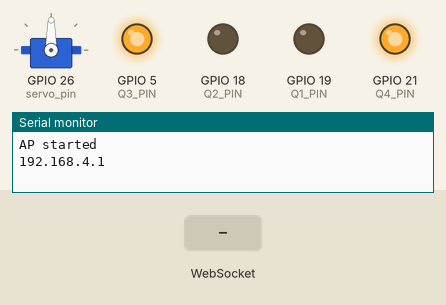
Recording of a sketch running on a simulated ESP32. Parts: servo, output pins drawn as LEDs (lit = HIGH), the last lines printed to the serial monitor. The inputs (shaded band) are chosen by the test bench.

Above: at 3.2 s.
3.3 s: WebSocket text "forward_start" received
At 3.9 s:
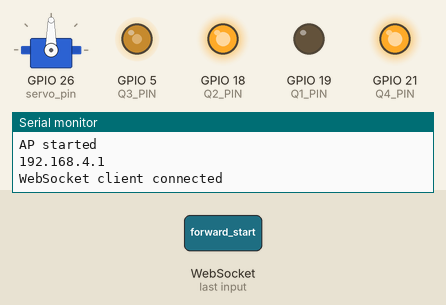
4.8 s: WebSocket text "back_start" received
At 6.0 s:
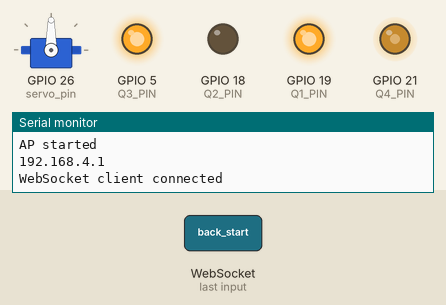
6.3 s: WebSocket text "forward_stop" received
At 7.4 s:
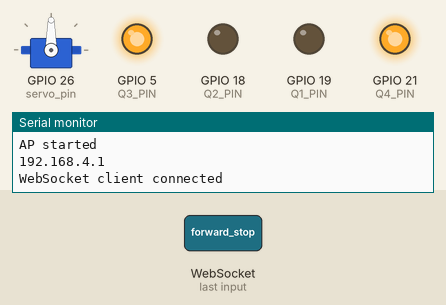
7.8 s: WebSocket text "rear_break" received
At 8.5 s:
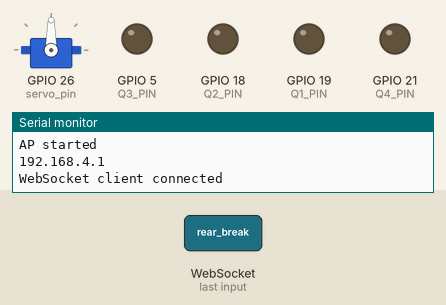
9.3 s: WebSocket text "left_start" received
At 9.7 s:
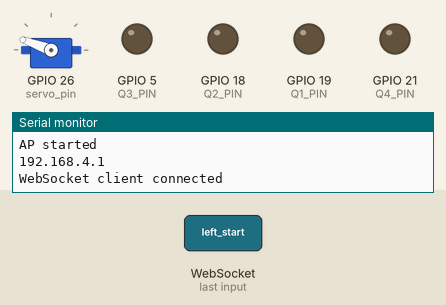
10.8 s: WebSocket text "back_stop" received
At 12.0 s:
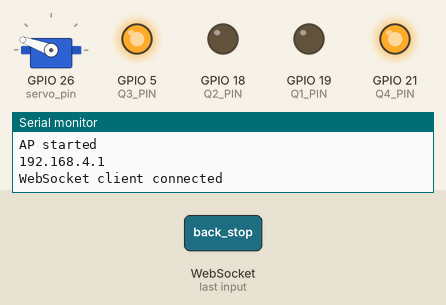
Timing chart, 0 to 13.3 s (numbered marks = the images above; inputs shaded):
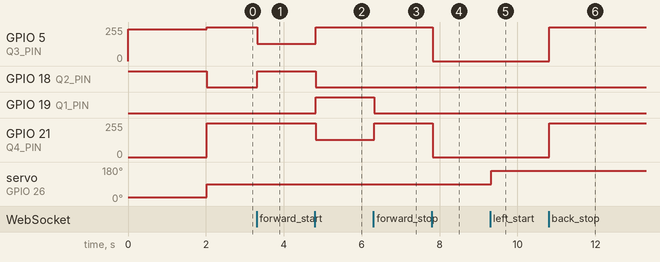

The sketch:

sketch_apr11a.ino
```cpp
#include <WiFi.h>
#include <ESPAsyncWebServer.h>  // Build in websocket support amazing
#include <AsyncTCP.h>           // Required for AsyncWebserver library
#include <ESP32Servo.h>

const char *ssid = "ESP32-AP";
const char *password = "Jay232323";

Servo servo;
// Published values for SG90 servos; adjust if needed
int minUs = 1000;
int maxUs = 2000;

int position = 0;  // variable to store the servo position

AsyncWebServer server(80);
AsyncWebSocket ws("/ws");

#define Q1_PIN 19  // BD140 (PNP) transistor for backward direction
#define Q2_PIN 18  // BD140 (PNP) transistor for forward direction
#define Q3_PIN 5   // BD139 (NPN) transistor for forward direction
#define Q4_PIN 21  // BD139 (NPN) transistor for backward direction
// #define left_pin 25   // Turn left side
// #define right_pin 26  // Turn right side
#define servo_pin 26

//Define PWM frequency
#define PWM_FREQUENCY 50000  // 50k is best 20k frequency is noise effective & 30k frequency give low rpm tourqe
#define PWM_RESOLUTION 8

int JumpStart_Value = 130;
int JumpStart_duty = 200;  // Set at which duty cycle you want JumpStart feature
int JumpStart_delay = 50;  // At very low speeds provide delay for JumpStart & get momentum
int speedValue = 128;      //LOW signal will control speed of motor so decreasing duty cytle increase speed

// Alternate Low as High & vice versa for polarity if BJT driver in use
// Becase the Opposites Transistors are use to drive Main H-Bridge
bool H = LOW;
bool L = HIGH;


//HTML Code file here
const char index_html[] PROGMEM = R"rawliteral(
<!DOCTYPE html>
<html lang="en">

<head>
    <meta charset="UTF-8">
    <meta name="viewport" content="width=device-width, initial-scale=1.0">
    <title>Remote for FPV car control</title>
    <!-- <script src="https://cdn.jsdelivr.net/npm/nipplejs@0.9.0"></script> -->
    <style>
        body {
            margin: 0;
            padding: 0px 20px;
            height: 100vh;
            width: 95vw;
            font-family: Arial, sans-serif;
            text-align: center;
        }

        /* .controls_container { */
        /* background-image: url(http://192.168.75.246:81/stream); */
        /* background-repeat: no-repeat; */
        /* background-position: center; */
        /* background-size: contain; */
        /* position: relative; */
        /* min-height: 240px; */
        /* } */

        #title {
            margin: 0px;
            padding: 0px;
        }


        .info {
            margin: 15px 0 0 0;
            display: flex;
            justify-content: space-between;
            height: 25px;

        }

        #status {
            padding: 5px;
            font-size: 16px;
            background-color: rgb(250, 33, 33);
            border-radius: 15px;
        }

        .curr_cmd_container {
            display: flex;
            justify-content: center;
            align-items: center;
            gap: 10px;
        }

        .controls_container {
            min-height: 240px;
            /* height: 50%; */
            height: 80vh;
            display: flex;
            flex-direction: column;
            align-items: center;
            justify-content: flex-end;
        }

        .controls_wraper {
            /* margin: vh; */
            /* display: grid; */
            /* grid-template-columns: repeat(3, 1fr); */
            /* gap: 10px; */
            width: 100%;
            display: flex;
            align-items: center;
            justify-content: space-between;
            /* gap: 100px; */
        }

        .Control_section1 {
            width: 33%;
            /* padding-right: 30px; */
            display: flex;
            justify-content: left;
            justify-content: center;
            gap: 10px;
        }

        .Control_section2 {
            width: 33%;
            position: relative;
        }

        .Control_section3 {
            width: 33%;
        }

        .video_container {
            transform: rotate(90deg);
        }

        .speed_control_container {
            /* width: 160px; */
            margin: 20px 0px 60px 0px;
        }

        .direction_control {
            margin: 0px 0px 70px 0px;
            display: flex;
            justify-content: center;
            gap: 10px;
        }

        .rear_control {
            display: flex;
            flex-direction: column;
            gap: 10px;
        }

        .controls_wraper button {
            user-select: none;
            height: 70px;
            width: 70px;
            font-size: 20px;
            padding: 15px;
            margin: 3px;
            color: white;
            border: none;
            border-radius: 10px;
        }

        #break_button {
            background-color: red;
        }

        .direction_control button {
            background-color: blue;
        }

        .break_container {
            display: flex;
            flex-direction: column;
            justify-content: center;
        }

        .rear_control button {
            background-color: blue;
        }

        .video_container img {
            height: 240px;
            width: 240px;
        }
    </style>
</head>

<body>

    <header>
        <h2 id="title">JetRay Controller</h2>
    </header>
    <main>
        <div class="info">
            <div id="status">Not Connected !</div>
            <div class="curr_cmd_container">
                <p>Command Send :</p>
                <p id="current_command">No Command yet</p>
            </div>
        </div>

        <!-- Control Buttons -->
        <div class="controls_container">
            <div class="controls_wraper">
                <div class="Control_section1">
                    <div class="rear_control">
                        <button ontouchstart="sendCommand('forward_start')"
                            ontouchend="sendCommand('forward_stop')">⬆️</button>
                        <button ontouchstart="sendCommand('back_start')"
                            ontouchend="sendCommand('back_stop')">⬇️</button>
                    </div>
                    <div class="break_container">
                        <button id="break_button" ontouchstart="sendCommand('rear_break')"
                            ontouchend="sendCommand('break_stop')">B</button>
                    </div>
                </div>
                <div class="Control_section2">
                    <!-- FPV Camera Feed -->
                    <div class="video_container">
                        <!-- Uncomment Below code while using Video -->
                        <img id="video" src="http://192.168.75.246:81/stream">
                    </div>
                </div>
                <div class="Control_section3">
                    <div class="speed_control_container">
                        <label for="speed">Speed Control: <span id="speedValue">128</span></label><br>
                        <input type="range" id="speed" min="0" max="255" value="128">
                    </div>
                    <div class="direction_control">
                        <button ontouchstart="sendCommand('left_start')"
                            ontouchend="sendCommand('left_stop')">⬅️</button>
                        <button ontouchstart="sendCommand('right_start')"
                            ontouchend="sendCommand('right_stop')">➡️</button>
                    </div>
                </div>
            </div>
        </div>
    </main>

    <script>
        let ws;

        function connectWebSocket() {
            ws = new WebSocket("ws://" + location.host + "/ws");

            ws.onopen = () => {
                document.getElementById("status").innerText = "Connected!";
                document.getElementById("status").style.backgroundColor = "green";
            };

            ws.onmessage = (event) => {
                console.log("Message from ESP32:", event.data);
                document.getElementById("status").innerText = event.data;
            };

            ws.onclose = () => {
                document.getElementById("status").innerText = "Disconnected!";
                document.getElementById("status").style.backgroundColor = "yellow";
                setTimeout(connectWebSocket, 2000); // Auto-reconnect after 2 seconds
            };
        }

        window.onload = connectWebSocket;

        function sendCommand(command) {
            if (ws.readyState === WebSocket.OPEN) {
                ws.send(command);
                console.log("Sent:", command);
            }
            document.getElementById("current_command").innerText = command;
            console.log(command);
        }

        // Speed Control
        let speedSlider = document.getElementById("speed");
        let speedValueDisplay = document.getElementById("speedValue");

        speedSlider.addEventListener("input", () => {
            let speed = speedSlider.value;
            speedValueDisplay.innerText = speed;
            sendCommand("speed:" + speed);
        });

        connectWebSocket();

        let keysPressed = {}; // Track keys to prevent repeated execution

        document.addEventListener("keydown", function (event) {
            if (!keysPressed[event.key]) { // Check if key is already pressed
                keysPressed[event.key] = true; // Mark key as pressed

                switch (event.key) {
                    case "w": case "ArrowUp":
                        sendCommand("forward_start");
                        console.log("Move forward");
                        break;
                    case "s": case "ArrowDown":
                        sendCommand("back_start");
                        console.log("Move Backwards");
                        break;
                    case "a": case "ArrowLeft":
                        sendCommand("left_start");
                        console.log("Move Left");
                        break;
                    case "d": case "ArrowRight":
                        sendCommand("right_start");
                        console.log("Move Right");
                        break;
                    case " ":
                        sendCommand("rear_break");
                        console.log("Brake Started");
                        break;
                    default:
                        console.log("Other key pressed: " + event.key);
                }
            }
        });

        document.addEventListener("keyup", function (event) {
            if (keysPressed[event.key]) { // Ensure key was pressed before releasing
                delete keysPressed[event.key]; // Remove key from tracking

                switch (event.key) {
                    case "w": case "ArrowUp":
                        sendCommand("forward_stop");
                        console.log("Stop forward");
                        break;
                    case "s": case "ArrowDown":
                        sendCommand("back_stop");
                        console.log("Stop Backwards");
                        break;
                    case "a": case "ArrowLeft":
                        sendCommand("left_stop");
                        console.log("Stop Left");
                        break;
                    case "d": case "ArrowRight":
                        sendCommand("right_stop");
                        console.log("Stop Right");
                        break;
                    case " ":
                        sendCommand("break_stop");
                        console.log("Stop Breaking");
                        break;
                    default:
                        console.log("Other key Released: " + event.key);
                }
            }
        });
    </script>

</body>

</html>
)rawliteral";


// Function for Forward Rear Action
void Forward_Rear(int duty_cycle) {
  // Forward direction: Q2 and Q3 ON
  digitalWrite(Q1_PIN, H);        // PMOS (Q1) OFF
  digitalWrite(Q2_PIN, L);        // PMOS (Q2) ON
  ledcWrite(Q3_PIN, duty_cycle);  // Control speed of NMOS (Q3) with PWM
  ledcWrite(Q4_PIN, 255);         // NMOS (Q4) OFF

  //JumpStart Feature for Very Low speeds
  if (duty_cycle >= JumpStart_duty && duty_cycle < 250) {
    ledcWrite(Q3_PIN, JumpStart_Value);
    delay(JumpStart_delay);  // Used JumpStart_delay variable to configure delay later
    ledcWrite(Q3_PIN, duty_cycle);
  }
}

// Function for Backward Rear Action
void Reverse_Rear(int duty_cycle) {
  // Backward direction: Q1 and Q4 ON
  digitalWrite(Q1_PIN, L);        // PMOS (Q1) ON
  digitalWrite(Q2_PIN, H);        // PMOS (Q2) OFF
  ledcWrite(Q3_PIN, 255);         // NMOS (Q3) OFF
  ledcWrite(Q4_PIN, duty_cycle);  // Control speed of NMOS (Q4) with PWM

  //JumpStart Feature for Very Low speeds
  if (duty_cycle >= JumpStart_duty && duty_cycle < 250) {
    ledcWrite(Q4_PIN, JumpStart_Value);
    delay(JumpStart_delay);  // Used JumpStart_delay variable to configure delay later
    ledcWrite(Q4_PIN, duty_cycle);
  }
}

// Function for Stopping Rear Action
void Rear_Stop() {
  digitalWrite(Q1_PIN, H);
  digitalWrite(Q2_PIN, H);
  ledcWrite(Q3_PIN, 255);
  ledcWrite(Q4_PIN, 255);
}

// Function for Dynamic Breaking (shorting Motor terminals via transistor to High side or Low side)
void Rear_Break() {
  // Turning ON both NPN Transistor
  digitalWrite(Q1_PIN, H);
  digitalWrite(Q2_PIN, H);
  ledcWrite(Q3_PIN, 0);  // Q3 ON
  ledcWrite(Q4_PIN, 0);  // Q4 ON
}

// Function to set steering at 0 degree
void Set_straight() {
  // digitalWrite(left_pin, LOW);
  // digitalWrite(right_pin, LOW);
  servo.write(90);
}

// Function to set steering left
void Left_Turn() {
  // digitalWrite(right_pin, LOW);
  // digitalWrite(left_pin, HIGH);
  servo.write(160);
}

//Function to set steering right
void Right_Turn() {
  // digitalWrite(left_pin, LOW);
  // digitalWrite(right_pin, HIGH);
  servo.write(20);  // Turn left
}

// Function to check Motor connection and working
void Hardware_check() {

  int delay_time = 10;
  pinMode(Q1_PIN, OUTPUT);
  pinMode(Q2_PIN, OUTPUT);
  // pinMode(left_pin, OUTPUT);
  // pinMode(right_pin, OUTPUT);

  digitalWrite(Q2_PIN, HIGH);
  for (int i = 10; i <= 200; i++) {
    ledcAttach(Q3_PIN, 100 * i, PWM_RESOLUTION);
    ledcWrite(Q3_PIN, 240);
    delay(delay_time);
  }
  // for (int i; i <= 100; i++) {
  //   ledcAttach(Q4_PIN, 1000 * i, PWM_RESOLUTION);
  //   digitalWrite(Q1_PIN, HIGH);
  //   ledcWrite(Q4_PIN, 230);
  //   delay(delay_time);
  //   digitalWrite(Q1_PIN, LOW);
  //   ledcWrite(Q4_PIN, 255);
  // }
  Left_Turn();
  delay(100);
  Right_Turn();
  delay(10);
}

// Function to send messages back to the user
void notifyClients(String message) {
  ws.textAll(message);  // This method is used to send message to client
}

// WebSocket Event Handler // Process Commands
void handleWebSocketMessage(void *arg, uint8_t *data, size_t len) {
  AwsFrameInfo *info = (AwsFrameInfo *)arg;
  if (info->final && info->index == 0 && info->len == len && info->opcode == WS_TEXT) {
    data[len] = 0;
    String command = (char *)data;

    // Rear Control Commands
    if (command == "forward_start") Forward_Rear(speedValue);
    else if (command == "back_start") Reverse_Rear(speedValue);
    else if (command == "forward_stop") Rear_Stop();
    else if (command == "back_stop") Rear_Stop();
    else if (command == "rear_break") Rear_Break();
    else if (command == "break_stop") Rear_Stop();  // You can use Rear Stop which will turn off all transistor

    // Direction Control Commands
    else if (command == "left_start") Left_Turn();
    else if (command == "right_start") Right_Turn();
    else if (command == "right_stop") Set_straight();
    else if (command == "left_stop") Set_straight();
    else if (command.startsWith("speed:")) {
      speedValue = command.substring(6).toInt();
      Serial.println("Speed set to: " + String(speedValue));
    }
  }
}

// Function to handle user HTTP requests & Websocket request
void onEvent(AsyncWebSocket *server, AsyncWebSocketClient *client,
             AwsEventType type, void *arg, uint8_t *data, size_t len) {
  if (type == WS_EVT_CONNECT) {
    Serial.println("WebSocket client connected");
  } else if (type == WS_EVT_DISCONNECT) {
    Serial.println("WebSocket client disconnected");
  } else if (type == WS_EVT_DATA) {
    handleWebSocketMessage(arg, data, len);
  }
}

void setup() {
  Serial.begin(115200);

  Hardware_check();  // run hardware check for hardware working

  // Set up Access Point
  WiFi.softAP(ssid, password);
  Serial.println("AP started");
  Serial.println(WiFi.softAPIP());

  // Set up websocket
  ws.onEvent(onEvent);
  server.addHandler(&ws);

  server.on("/", HTTP_GET, [](AsyncWebServerRequest *request) {
    request->send_P(200, "text/html", index_html);
  });

  server.begin();

  // Set motor control pins as output
  pinMode(Q1_PIN, OUTPUT);
  pinMode(Q2_PIN, OUTPUT);
  ledcAttach(Q3_PIN, PWM_FREQUENCY, PWM_RESOLUTION);
  ledcAttach(Q4_PIN, PWM_FREQUENCY, PWM_RESOLUTION);
  // pinMode(left_pin, OUTPUT);
  // pinMode(right_pin, OUTPUT);
  servo.setPeriodHertz(50);  // Standard 50hz servo
  servo.attach(servo_pin, minUs, maxUs);

  // Initially, turn off all transistors (ensures the motor is stopped)
  digitalWrite(Q1_PIN, H);
  digitalWrite(Q2_PIN, H);
  // digitalWrite(Q3_PIN, H);
  // digitalWrite(Q4_PIN, H);
  ledcWrite(Q3_PIN, 255);
  ledcWrite(Q4_PIN, 255);
  // digitalWrite(left_pin, LOW);
  // digitalWrite(right_pin, LOW);
  servo.write(90);
}


// Loop function
void loop() {
  // Nothing here! WebSocket is event-driven.
}
```

Measured:
- after the input at 3.3 s, GPIO 5 (Q3_PIN): 255/255 → 128/255 at once; GPIO 18 (Q2_PIN): LOW → HIGH at once
- after the input at 4.8 s, GPIO 5 (Q3_PIN): 128/255 → 255/255 at once; GPIO 18 (Q2_PIN): HIGH → LOW at once; GPIO 19 (Q1_PIN): LOW → HIGH at once; GPIO 21 (Q4_PIN): 255/255 → 128/255 at once
- after the input at 6.3 s, GPIO 19 (Q1_PIN): HIGH → LOW at once; GPIO 21 (Q4_PIN): 128/255 → 255/255 at once
- after the input at 7.8 s, GPIO 5 (Q3_PIN), GPIO 21 (Q4_PIN): 255/255 → 0/255 at once
- after the input at 9.3 s, servo on GPIO 26 (servo_pin): 90° → 160° at once
- after the input at 10.8 s, GPIO 5 (Q3_PIN), GPIO 21 (Q4_PIN): 0/255 → 255/255 at once
